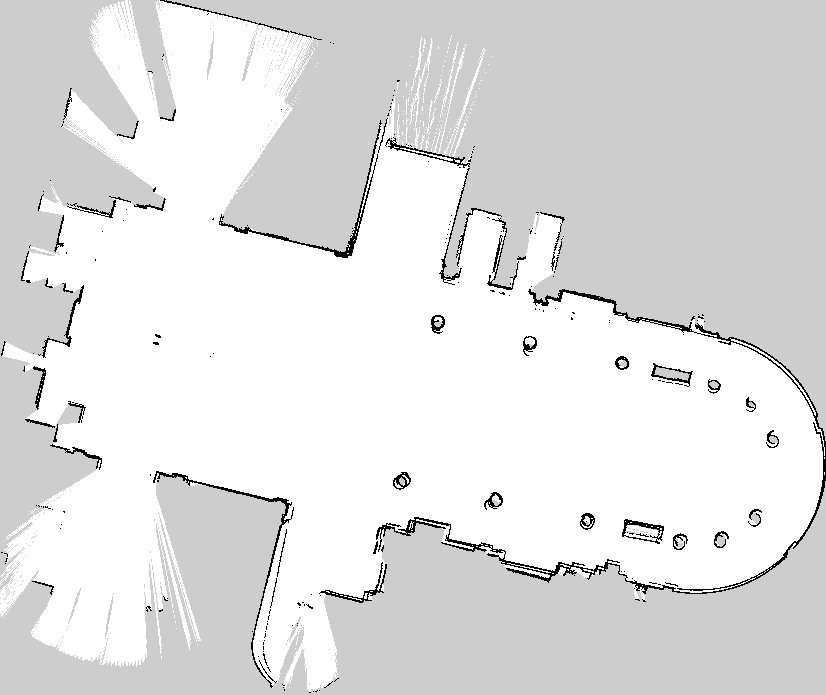
%> input picture MDP_MATLAB/umma.pgm, 826 x 695 px
$ octave demo_umma.m   (GNU Octave 9; MATLAB toolbox functions it lacks are replaced by stand-ins)
%> lines starting %> are read from the running program, lines starting %| are printed output that depends on the picture
### MDP_MATLAB/LoadGridUMMA.m
function [gridMap, rawMap] = LoadGridUMMA(walkable, gridSize)
%> called with walkable = 250, gridSize = 50

% Parse arguments
if nargin < 2
    gridSize = 10;
    if nargin < 1
        walkable = 250;
    end
end

% Load raw map and hardcode map rotation angle.
rawMap = imread('umma.pgm');
%> rawMap is the input picture: size 695x826 uint8; min 0, max 254, mean 224.6
p0 = [165 2];
p1 = [322 40];
dp = p0 - p1;
angle = asin(dp(2) / dp(1)) * 180 / pi;

% Rotate to align image
rawMap = imrotate(rawMap,angle, 'bilinear', 'loose');
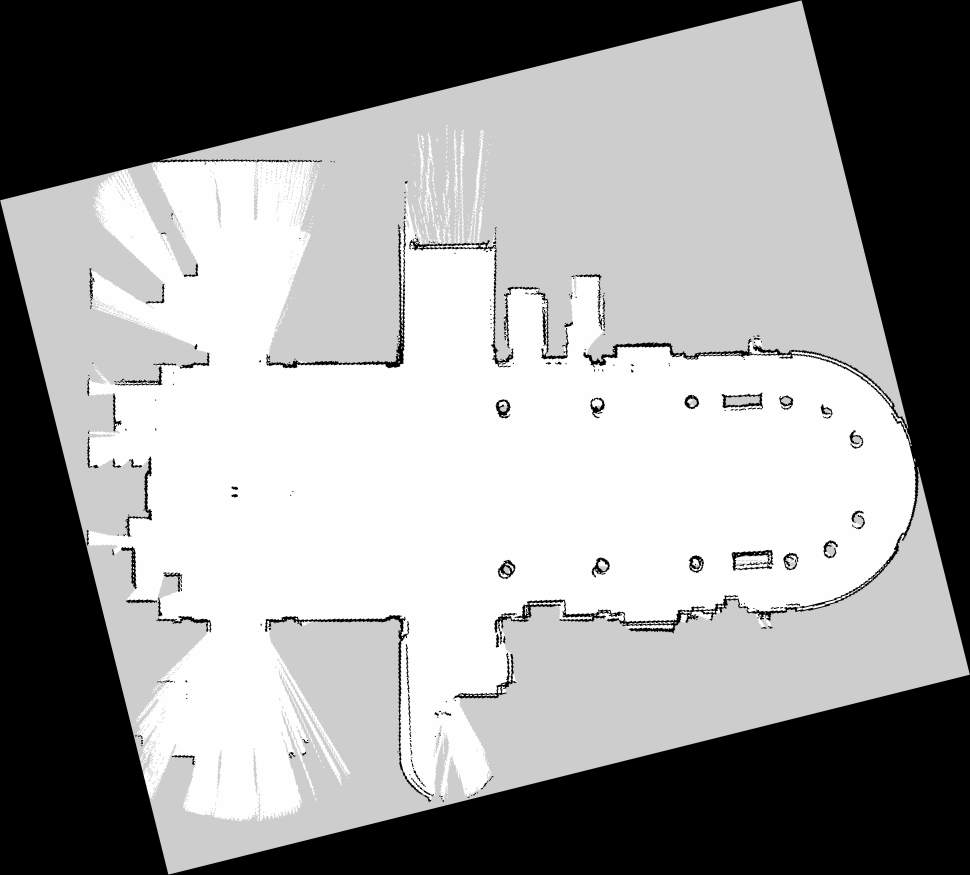
%> rawMap: size 875x970 uint8; min 0, max 254, mean 151.9

% Crop image
xmin = find(max(rawMap, [], 2) > walkable, 1, 'first');
%> xmin = 132
xmax = find(max(rawMap, [], 2) > walkable, 1, 'last');
%> xmax = 820
ymin = find(max(rawMap, [], 1) > walkable, 1, 'first');
%> ymin = 89
ymax = find(max(rawMap, [], 1) > walkable, 1, 'last');
%> ymax = 915

dx = xmax - xmin;
%> dx = 688
dy = ymax - ymin;
%> dy = 826

m = ceil(dx / gridSize);
%> m = 14
n = ceil(dy / gridSize);
%> n = 17

% Enlarge boundaries by a gridsize.
xmin_ = max(0, xmin - gridSize);
%> xmin_ = 82
xmax_ = min(size(rawMap, 1), xmin_ + (m+2) * gridSize);
%> xmax_ = 875
ymin_ = max(0, ymin - gridSize);
%> ymin_ = 39
ymax_ = min(size(rawMap, 2), ymin_ + (n+2) * gridSize);
%> ymax_ = 970

rawMap = rawMap(xmin_:xmax_, ymin_:ymax_);
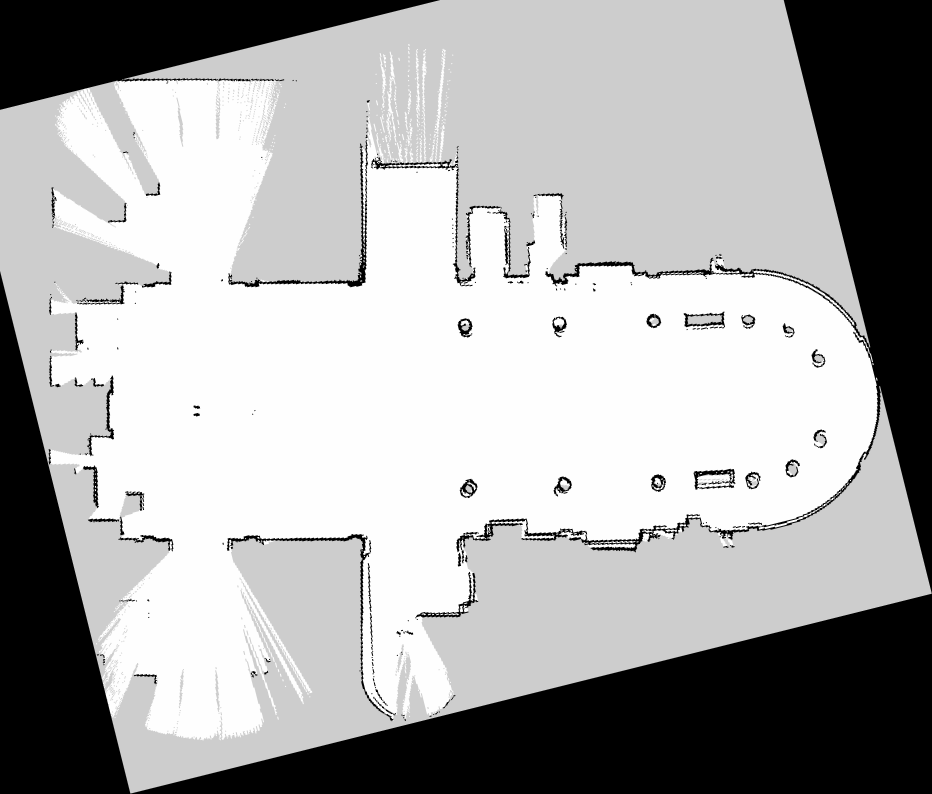
%> rawMap: size 794x932 uint8; min 0, max 254, mean 169.5

% Discretize image to gird cells
mn_ = floor(size(rawMap) / gridSize);
%> mn_ = [15 18]
gridMap = zeros(mn_);
for i = 1:mn_(1)
    for j = 1:mn_(2)
        xl = (i-1) * gridSize + 1;
        xu = i * gridSize;
        yl = (j-1) * gridSize + 1;
        yu = j * gridSize;
        temp = rawMap(xl:xu, yl:yu) > walkable;
        if sum(sum(temp)) == gridSize * gridSize
            gridMap(i, j) = 1;
        end
    end
end

end

### MDP_MATLAB/demo_umma.m
%%%%%%%%%%%%%%%%%%%%%%%%%%%%%%%%%%%%%%%%%%%%%%%%%%%%%%%%%%%%%%%%%%%%%%%%%%%
% Demo of running mdp on umma map. First, discretize the umma map into
% grid. Then random number of obstacles will be placed in the walkable
% area. The goal position is then selected. Fianlly will run mdp on this
% map.
%%%%%%%%%%%%%%%%%%%%%%%%%%%%%%%%%%%%%%%%%%%%%%%%%%%%%%%%%%%%%%%%%%%%%%%%%%%
close all

% Width and height of displayed cell.
displayCellWidth = 70;
displayCellHeight = 70;

%% Init
% Load grid map
walkable = 250;
gridStepSize = 50;
[gridMap, rawMap] = LoadGridUMMA(walkable, gridStepSize);

% Select goal position from grid map.
[goalX, goalY] = PlotAndSelect(gridMap);
%> the answer given: 1
%> the answer given: 1
%> goalX = 1; goalY = 1
nLoss = input('How many loss cells?\n');
%> the answer given: 3

% Construct grid world environment and randomly place obstacles in walkable
% area.
gridSize = size(gridMap);
%> gridSize = [15 18]
walkableIndexes = find(gridMap > 0);
%> walkableIndexes = 45 values from 50 to 234
obstacleIndexes = find(gridMap <= 0);
%> obstacleIndexes = 225 values from 1 to 270
lossIndexes = datasample(walkableIndexes, nLoss, 'Replace', false);
%> lossIndexes = [189; 173; 125]

GoalCell = struct('x', goalX, 'y', goalY, 'reward', 1);
%> GoalCell = {x 1, y 1, reward 1}
LossCells = ConstructCells(lossIndexes, gridSize, -1);
%> the loop in ConstructCells, `for i = length(indexes):-1:1` made 3 passes
%> (i, x, y) on passes 1, 3: (3, 5, 9), (1, 9, 13)
%> (x, y) on pass 2: (8, 12)
%> after the loop in ConstructCells, `for i = length(indexes):-1:1`: cells = 3 items; x, y and reward: 9 13 -1, 8 12 -1, 5 9 -1
%> LossCells = 3 items; x, y and reward: 9 13 -1, 8 12 -1, 5 9 -1
ObstacleCells = ConstructCells(obstacleIndexes, gridSize, nan);
%> the loop in ConstructCells (call 2), `for i = length(indexes):-1:1` made 225 passes
%> (i, x, y) on passes 1 to 3: (225, 15, 18), (224, 14, 18), (223, 13, 18)
%> ObstacleCells = 225 items; first 5, x, y and reward: 1 1 NaN, 2 1 NaN, 3 1 NaN, 4 1 NaN, 5 1 NaN
%> the run ends on the next line
world = GridWorldSimple(gridSize(1), gridSize(2), GoalCell, LossCells, ...
    ObstacleCells, displayCellWidth, displayCellHeight);
% [35 lines not run here, left out]
function cells = ConstructCells(indexes, gridSize, reward)
    % Construct cells.
    %
    % Args:
    %   indexes: linear indexes of cells
    %   gridSize: size of grid world
    %   reward: reward of these cells

    for i = length(indexes):-1:1
        [x, y] = ind2sub(gridSize, indexes(i));
        cells(i) = struct('x', x, 'y', y, 'reward', reward);
    end
end

function [x, y] = PlotAndSelect(map)
    % Plot heatmap of input map and promopt user to select point in map.
    fig = figure();
    heatmap(map);
    xlabel('y')
    ylabel('x')
    x = input('Choose x position from map:\n');
    y = input('Choose y position from map:\n');
    close(fig)
end
